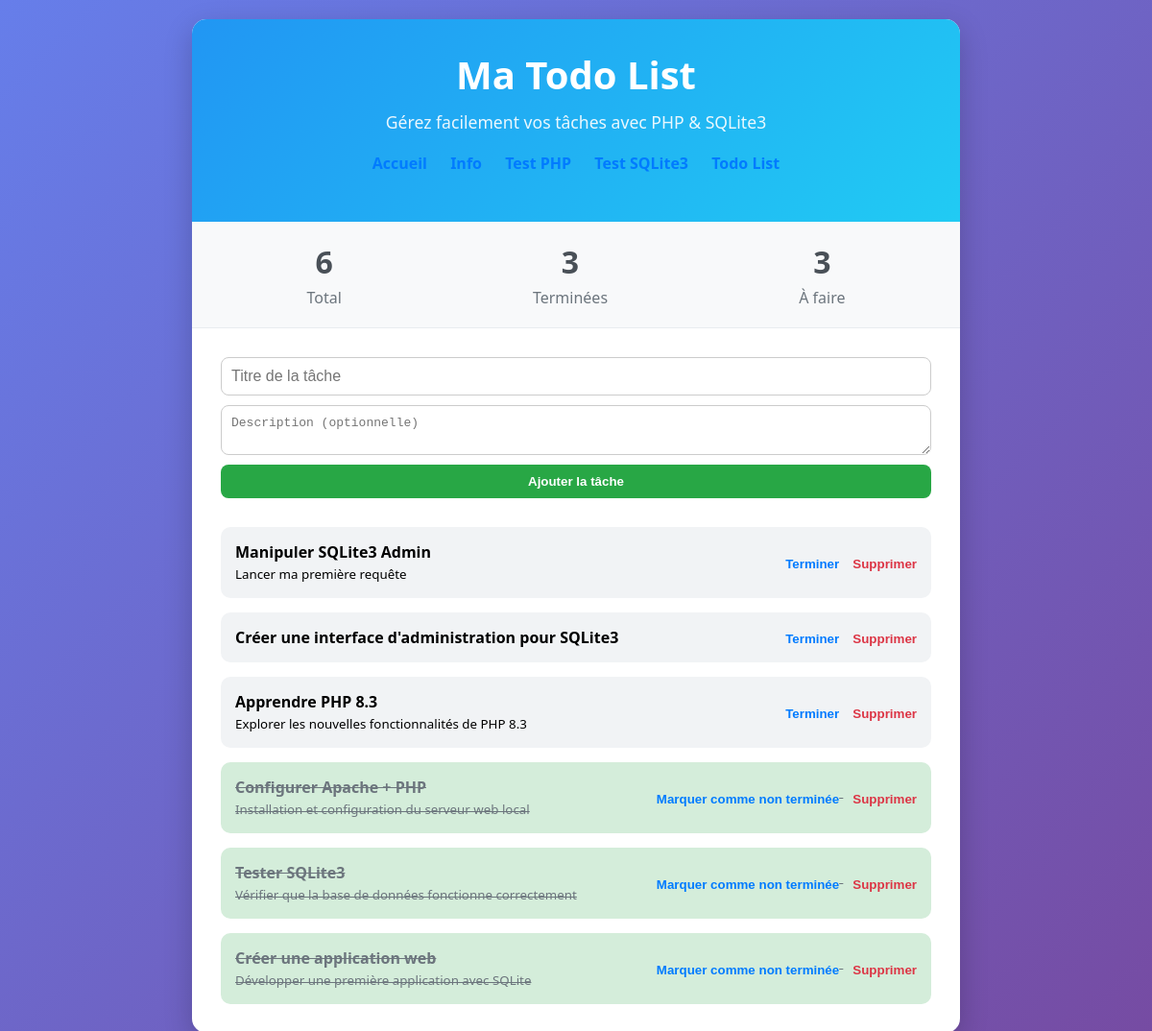
Page /todo.php on the earlier database version.
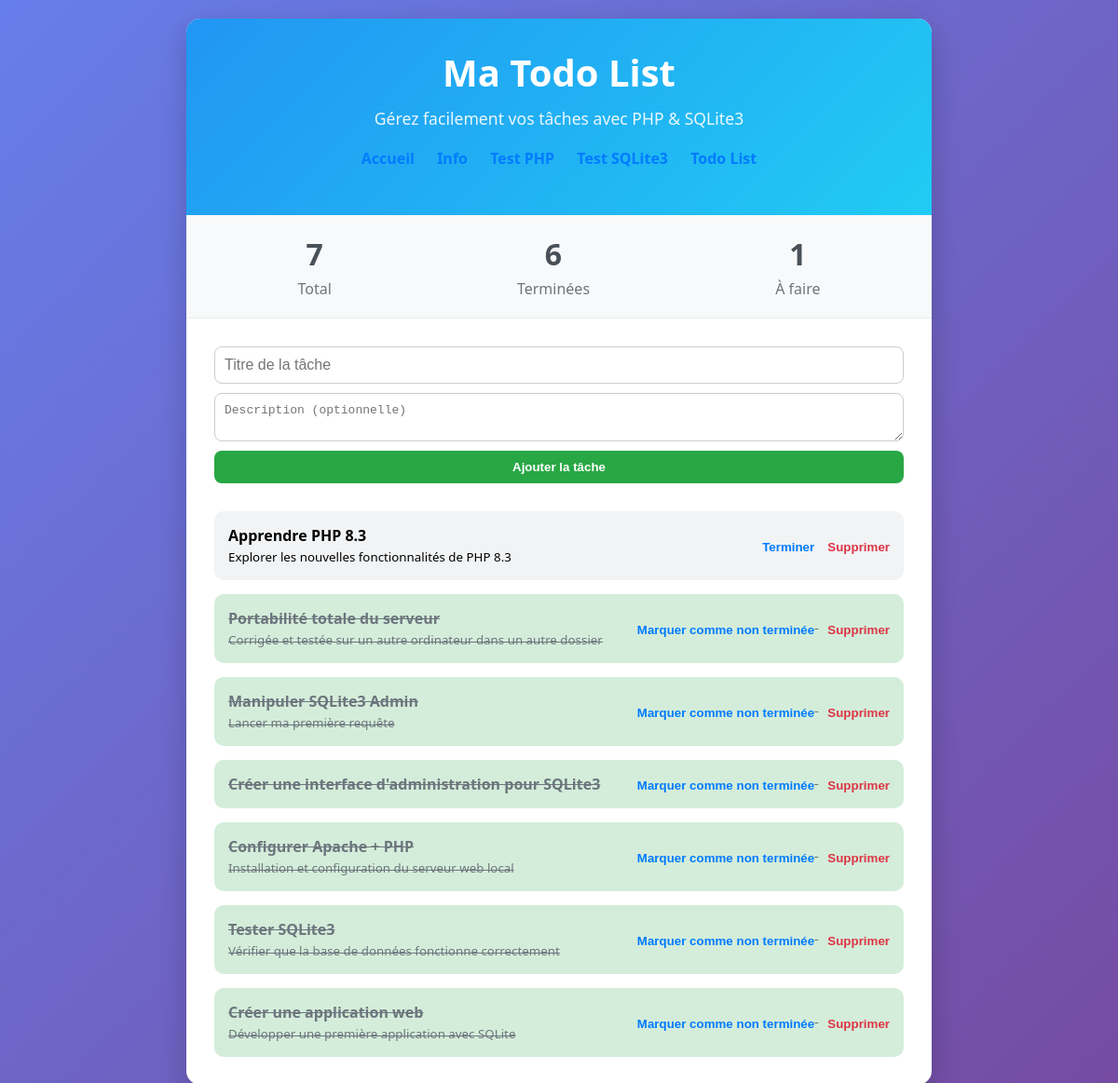
Same page on the later database version.
### tables this page shows
CREATE TABLE tasks (
            id INTEGER PRIMARY KEY AUTOINCREMENT,
            title TEXT NOT NULL,
            description TEXT,
            completed INTEGER DEFAULT 0,
            created_at DATETIME DEFAULT CURRENT_TIMESTAMP,
            updated_at DATETIME DEFAULT CURRENT_TIMESTAMP
        );

### todo.php (the view, shortened to what this page needs)
<?php
$dbPath = __DIR__ . '/databases/todolist.db';
function initDatabase($dbPath) {
    $db = new SQLite3($dbPath);
    $db->exec('
        CREATE TABLE IF NOT EXISTS tasks (
            id INTEGER PRIMARY KEY AUTOINCREMENT,
            title TEXT NOT NULL,
            description TEXT,
            completed INTEGER DEFAULT 0,
            created_at DATETIME DEFAULT CURRENT_TIMESTAMP,
            updated_at DATETIME DEFAULT CURRENT_TIMESTAMP
        )
    ');
    return $db;
}
$db = initDatabase($dbPath);
$tasks = [];
$stats = ['total' => 0, 'completed' => 0, 'pending' => 0];
try {
    $stats['total'] = $db->querySingle('SELECT COUNT(*) FROM tasks');
    $stats['completed'] = $db->querySingle('SELECT COUNT(*) FROM tasks WHERE completed = 1');
    $stats['pending'] = $stats['total'] - $stats['completed'];
    $result = $db->query('SELECT * FROM tasks ORDER BY completed ASC, created_at DESC');
    while ($row = $result->fetchArray(SQLITE3_ASSOC)) {
        $tasks[] = $row;
    }
} catch (Exception $e) {
    $message = "Erreur lors de la récupération des tâches : " . $e->getMessage();
    $messageType = 'error';
}
?>
<!DOCTYPE html>
<html lang="fr">
<head>
</head>
<body>
    <div class="container">
        <div class="header">
            <h1>Ma Todo List</h1>
            <p>Gérez facilement vos tâches avec PHP & SQLite3</p>
            <nav>
                <a href="index.php">Accueil</a>
                <a href="info.php">Info</a>
                <a href="test.php">Test PHP</a>
                <a href="sqlite.php">Test SQLite3</a>
                <a href="todo.php">Todo List</a>
            </nav>
        </div>
        <div class="stats">
            <div class="stat-item">
                <div class="stat-number"><?= $stats['total'] ?></div>
                <div class="stat-label">Total</div>
            </div>
            <div class="stat-item">
                <div class="stat-number"><?= $stats['completed'] ?></div>
                <div class="stat-label">Terminées</div>
            </div>
            <div class="stat-item">
                <div class="stat-number"><?= $stats['pending'] ?></div>
                <div class="stat-label">À faire</div>
            </div>
        </div>
        <div class="content">
            <form class="add-task" method="post">
                <input type="text" name="title" placeholder="Titre de la tâche" required>
                <textarea name="description" placeholder="Description (optionnelle)" rows="2"></textarea>
                <button type="submit">Ajouter la tâche</button>
            </form>
            <ul class="task-list">
                <?php foreach ($tasks as $task): ?>
                    <li class="task <?= $task['completed'] ? 'completed' : '' ?>">
                        <div>
                            <strong><?= htmlspecialchars($task['title']) ?></strong><br>
                            <small><?= htmlspecialchars($task['description']) ?></small>
                        </div>
                        <div class="actions">
                            <form method="post" style="display:inline;">
                                <button type="submit"><?= $task['completed'] ? 'Marquer comme non terminée' : 'Terminer' ?></button>
                            </form>
                            <form method="post" style="display:inline;">
                                <button type="submit" class="delete">Supprimer</button>
                            </form>
                        </div>
                    </li>
                <?php endforeach; ?>
            </ul>
        </div>
    </div>
</body>
</html>

Differences in the rows shown:
shown differently, row unchanged: tasks "Apprendre PHP 8.3": moves up the list
added tasks: title "Portabilité totale du serveur", description "Corrigée et testée sur un autre ordinateur dans un autre dossier", completed "Marquer comme non terminée"
changed tasks "Manipuler SQLite3 Admin": completed "Terminer" → "Marquer comme non terminée"
changed tasks "Créer une interface d'administration pour SQLite3": completed "Terminer" → "Marquer comme non terminée"
Other differences:
$stats['total']: "6" → "7"
$stats['completed']: "3" → "6"
$stats['pending']: "3" → "1"
